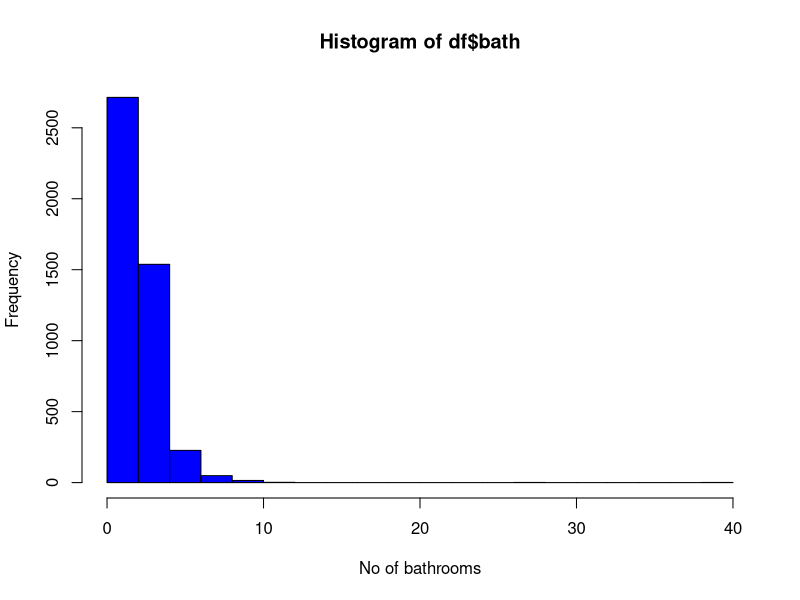
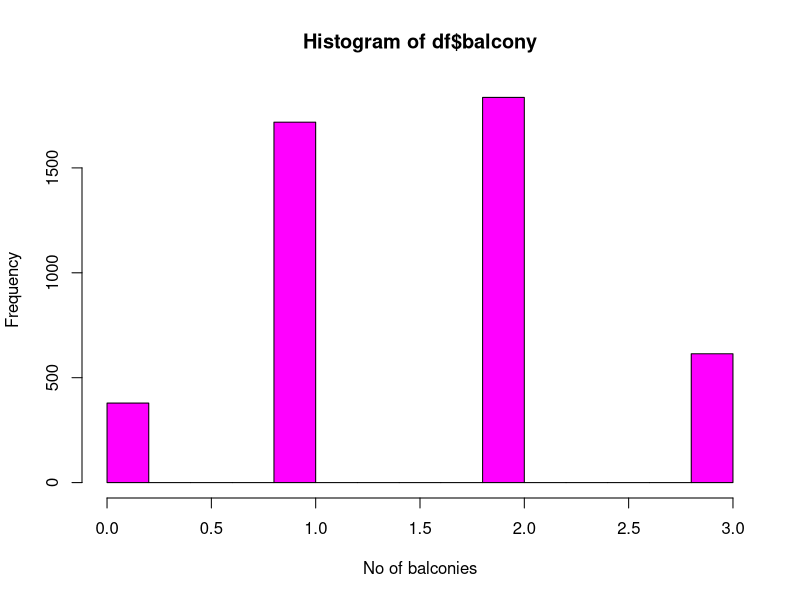
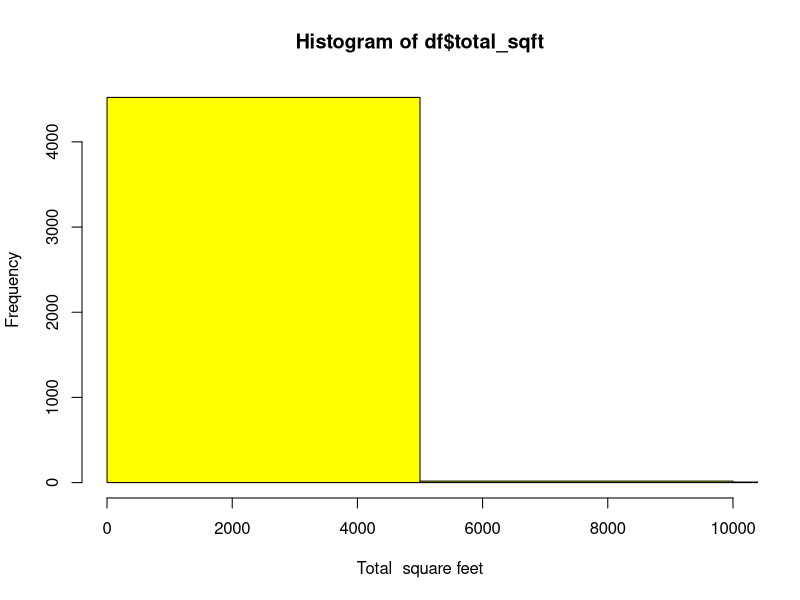
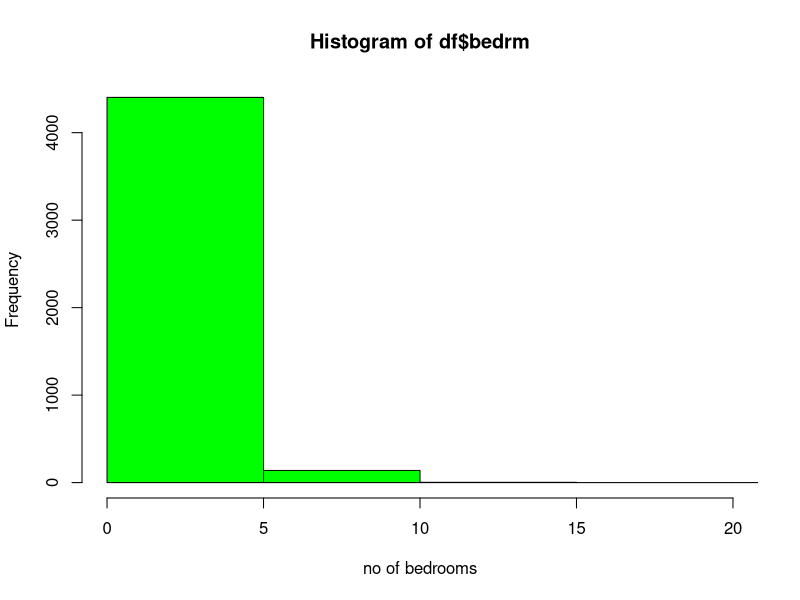
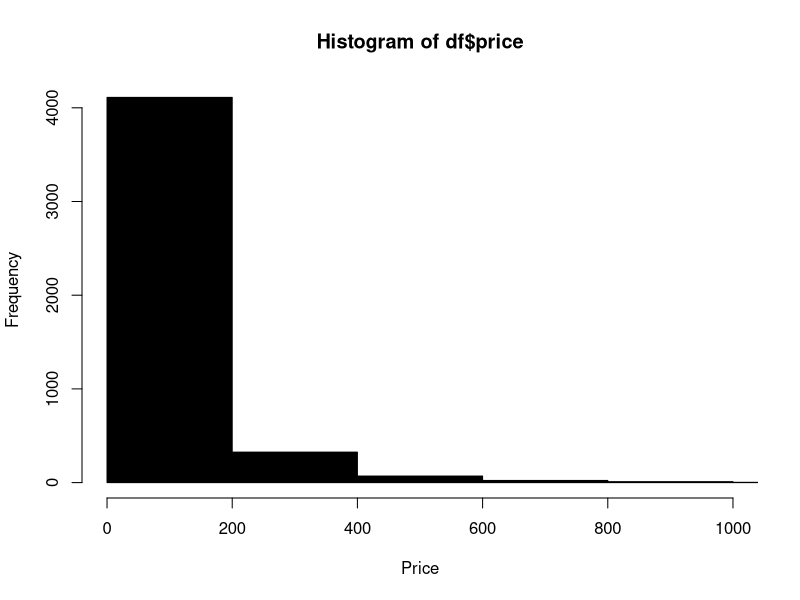
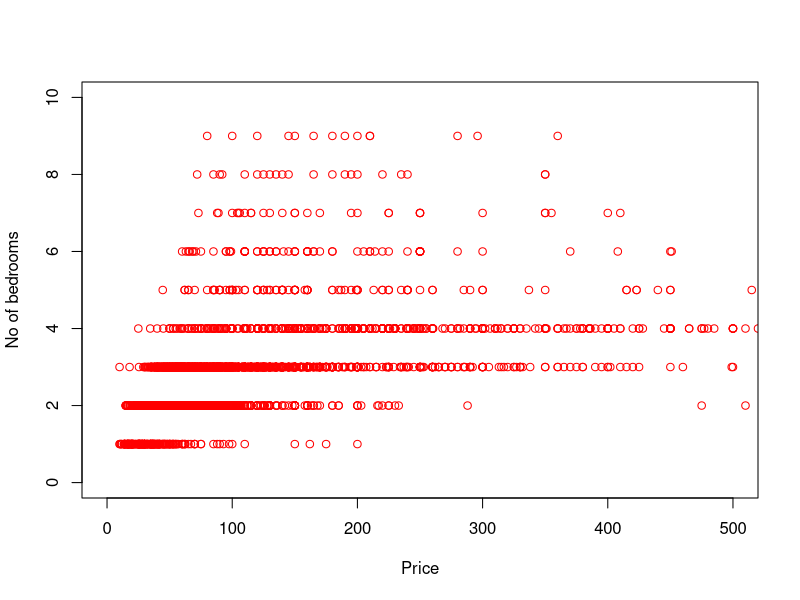
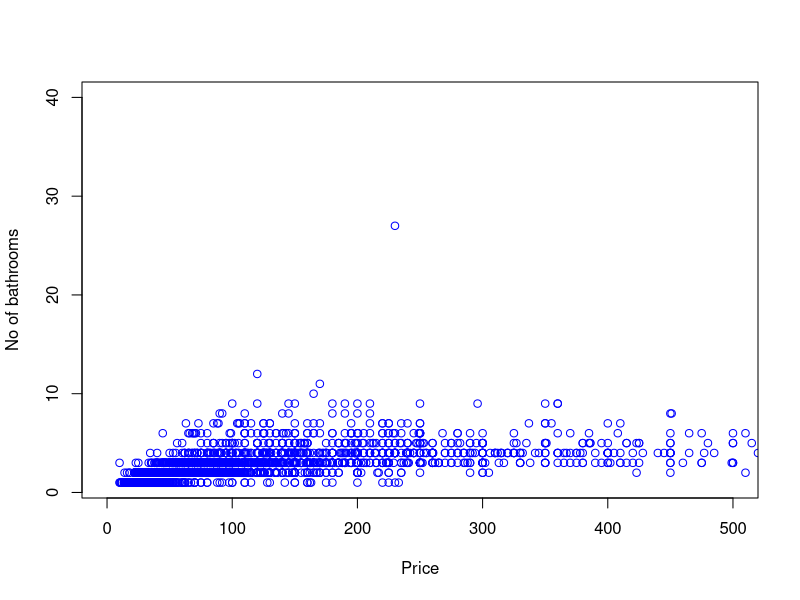
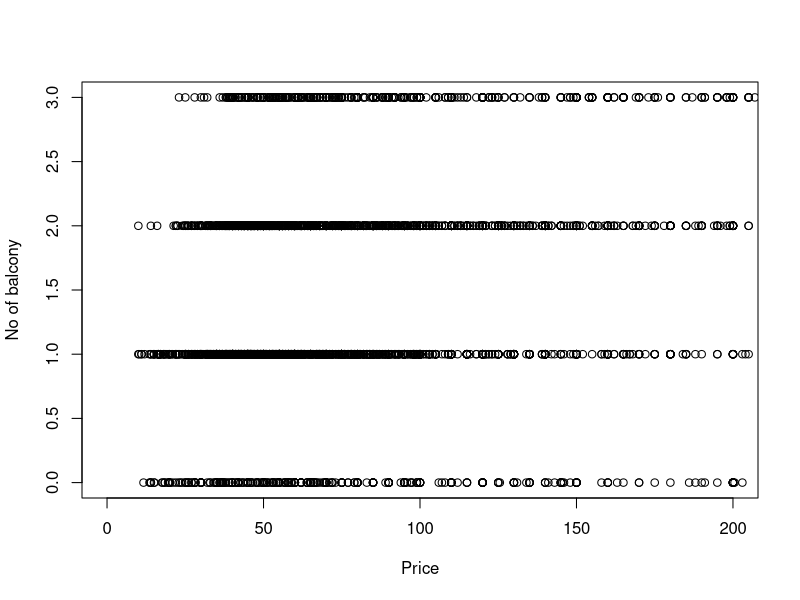

Source code (R) for these figures, in order:
house= read.csv("house1.csv")
str(house)
summary(house)
house<- na.omit(house)
areas=unique(house$area_type)
print(areas)
locations=unique(house$location)
print(locations)

df=house[-1:-2]
print(df)

#Analysing the data using histogram
hist(df$bath,col = "blue",xlab = "No of bathrooms")
hist(df$balcony,col = "magenta",xlab = "No of balconies")
hist(df$total_sqft,col = "yellow",xlab = "Total  square feet",xlim = c(0,10000))
hist(df$bedrm,col = "green",xlab="no of bedrooms",xlim = c(0,20))
hist(df$price,col="black",xlab = "Price",xlim = c(0,1000))

#relationship of price with total square feet,balcony,bedrooms
plot(x=df$price,y=df$bedrm,col="red",ylim = c(0,10),xlim = c(0,500),xlab = "Price",ylab = "No of bedrooms")
plot(x=df$price,y=df$bath,col="blue",xlim = c(0,500),xlab = "Price",ylab = "No of bathrooms")
plot(x=df$price,y=df$balcony,col="black",xlim = c(0,200),xlab = "Price",ylab = "No of balcony")
plot(x=df$price,y=df$total_sqft,col="red",xlim = c(0,200),ylim=c(0,500),xlab = "Price",ylab = "Total Square feet")

#correlation 
cor(df)
cor(df$price,df$bedrm)
cor(df$price,df$total_sqft)
cor(df$price,df$bath)
cor(df$price,df$balcony)
pairs(~price+bath+balcony+total_sqft+bedrm,data = df)


#regression model
model=lm(price~bedrm+total_sqft+bath+balcony,data=df)
summary(model)
print(model)


  

area_type_input <- readline("Enter the area type: ")
location_input <- readline("Enter the location: ")
total_sqft_input <- as.numeric(readline("Enter the total square feet: "))
bath_input <- as.numeric(readline("Enter the number of bathrooms: "))
balcony_input <- as.numeric(readline("Enter the number of balconies: "))
num_rooms_input <- as.numeric(readline("Enter the number of bedrooms: "))


# Create a new data frame with user inputs
new_data <- data.frame(
  area_type = area_type_input,
  location = location_input,
  total_sqft = total_sqft_input,
  bath = bath_input,
  balcony = balcony_input,
  bedrm = num_rooms_input
)

# Predict the price for the new data
new_price <- predict(model, new_data)
print(paste("Predicted Price for user input is:", new_price))

#top 10 priced houses
top10priced <- head(house[order(-house$price), ], 10)
print(top10priced)


# Create a pie chart
pie(top10priced$price, labels = top10priced$price,col=colors(length(top10priced)))

# Position the legend in the top-left corner
legend("topleft", legend = top10priced$location, cex = 0.8, bty = "n",fill=colors(length(top10priced)))

